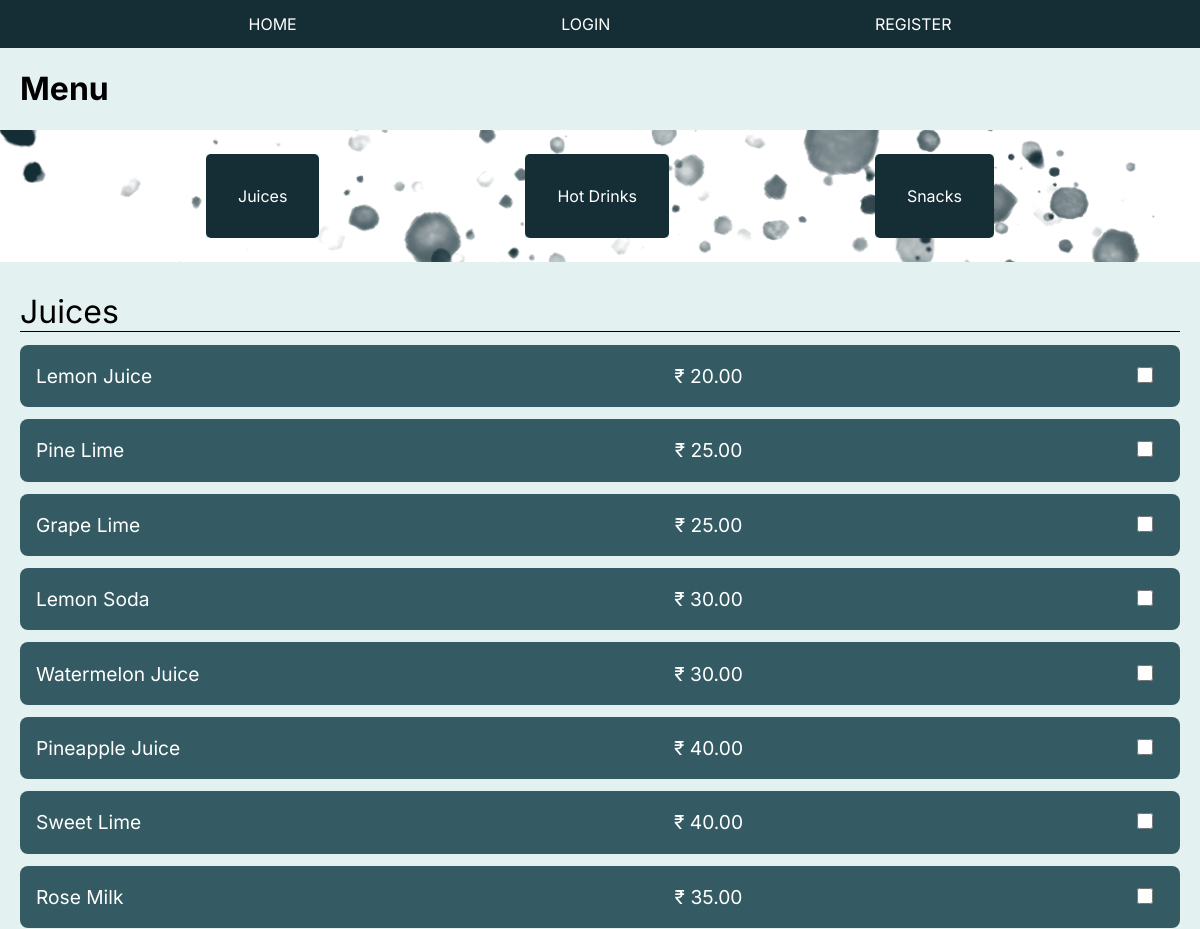
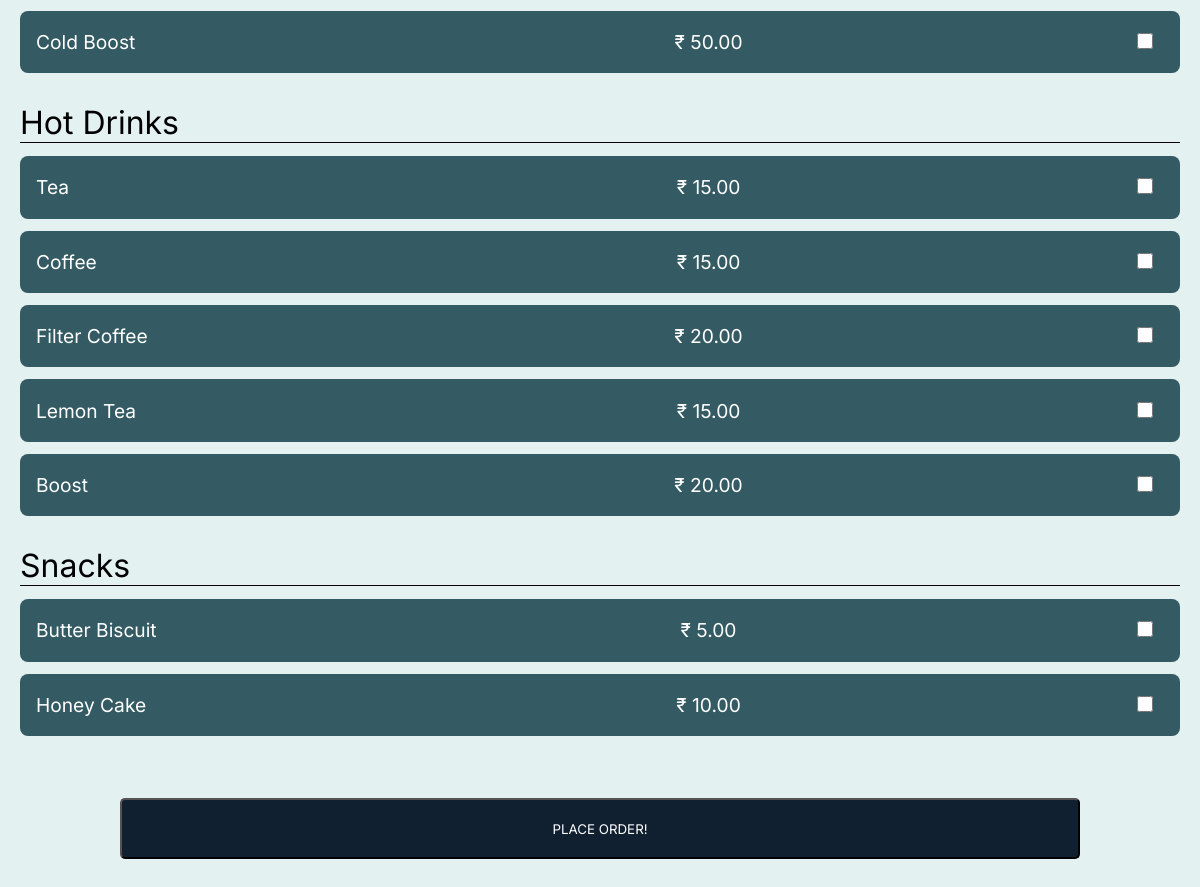
/order, run on the app's committed database (2 pictures, top to bottom).
### rishabs/models.py (models this page shows, shortened)
class MenuItem(models.Model):
    name = models.CharField(max_length=100)
    description = models.TextField()
    image = models.ImageField(upload_to='menu_images/')
    price = models.DecimalField(max_digits=5, decimal_places=2)
    category = models.ManyToManyField('Category', related_name='item')

### rishabs/views.py (the view, shortened to what this page needs)
# urls.py: path('order',views.order,name="order"),
def order(request):
    if request.method == "GET":
        juice = MenuItem.objects.filter(category__name__contains='juice')
        hot_drinks = MenuItem.objects.filter(category__name__contains='hot_drinks')
        snacks = MenuItem.objects.filter(category__name__contains='snacks')
        context = {
            'juice': juice,
            'hot_drinks': hot_drinks,
            'snacks': snacks,
        }
        return render(request, 'rishabs/order.html', context)

### rishabs/templates/rishabs/order.html (shortened to what this page needs)
{% extends 'rishabs/layout2.html' %}
{% block content %}
    <div>
        <form action="{% url 'order' %}" method="POST">
            <div class="main-body">
                <div class="header">
                    <div class="menu">
                        <h1>Menu</h1>
                    </div>
                    <div class="name">
                    </div>
                </div>
                <div class="design-bg">
                    <div class="options">
                        <a class="option_a" href="#juices">
                            <div class="option">
                                <p>Juices</p>
                            </div>
                        </a>
                        <a class="option_a" href="#hot">
                            <div class="option">
                                <p>Hot Drinks</p>
                            </div>
                        </a>
                        <a class="option_a" href="#snack">
                            <div class="option">
                                <p>Snacks</p>
                            </div>
                        </a>
                    </div>
                </div>
                <div class="head">
                    <div class="head-name" id="juices">Juices</div>
                    {% for jui in juice %}
                    <div class="items">
                        <div class="i-name">
                            <p >{{jui.name}}</p>
                        </div>
                        <div class="i-price">
                            <p >&#x20b9; {{jui.price}}</p>
                        </div>
                        <div class="i-check">
                            <input  type="checkbox" name="items[]" value="{{ jui.pk }}">
                        </div>
                    </div>
                    {% endfor %}
                    <div class="head-name" id="hot">Hot Drinks</div>
                    {% for hot in hot_drinks %}
                    <div class="items">
                        <div class="i-name">
                            <p >{{hot.name}}</p>
                        </div>
                        <div class="i-price">
                            <p >&#x20b9; {{hot.price}}</p>
                        </div>
                        <div class="i-check">
                            <input  type="checkbox" name="items[]" value="{{ hot.pk }}">
                        </div>
                    </div>
                    {% endfor %}
                    <div class="head-name" id="snack">Snacks</div>
                    {% for snack in snacks %}
                    <div class="items">
                        <div class="i-name">
                            <p >{{snack.name}}</p>
                        </div>
                        <div class="i-price">
                            <p >&#x20b9; {{snack.price}}</p>
                        </div>
                        <div class="i-check">
                            <input  type="checkbox" name="items[]" value="{{ snack.pk }}">
                        </div>
                    </div>
                    {% endfor %}
                </div>
            <div>
                <button class="button2" type="submit">PLACE ORDER!</button>
            </div>
        </form>
    </div>
{% endblock %}

### rishabs/static/css/new.css (style rules this page uses)
* { font-family: "Inter"; }
body { margin: 0px; background-color: #e4f1f1; }
.main-body { margin: 0px; padding: 0px; display: flex; flex-direction: column; justify-content: center; background-color: #e4f1f1; padding-bottom: 20px; text-align: center; }
.design-bg { background-image: url('../images/bg-pattern1.png'); background-size: cover; background-repeat: none; padding-block: 1.5rem; }
.header { padding-left: 0px; padding-right: 0px; display: flex; align-items: center; }
.menu { padding-left: 20px; text-align: left; }
.name { flex:1; text-align: right; padding-right: 20px; }
.options { display: flex; justify-content: space-evenly; }
.options > a { background-color: #e4f1f1; }
.option { background-color: #152D35; border-radius: 5px; padding-inline: 2rem; padding-block: 1rem; transition: all 0.3s; color: white; }
.head-name { text-align: left; margin-top: 30px; margin-bottom: 13px; margin-inline: 20px; font-size: 2em; border-bottom: 1px solid; }
.items { text-align: left; margin-top: 5px; margin-left: 20px; margin-right: 20px; display: flex; font-size: 1.2rem; justify-content: space-between; background-color: #345B63; margin-bottom: 12px; border-radius: 8px; transition: 0.3s; color: white; }
.i-name { padding-left: 1rem; width: 18rem; }
.i-check { padding-right: 1rem; align-self: center; }
.i-check > input { width: 2rem; height: 1rem; }
.i-price { padding-right: 2rem; }
.head { padding-bottom: 60px; }
.button2 { width: 80%; padding: 0.5rem; padding-block: 1.3rem; border-radius: 5px; background-color: #112031; color: white; margin-top: -10px; }
.option_a { text-decoration: none; background-color: black; color: black; }

### rishabs/static/css/rdash.css (style rules this page uses)
* { font-family: "Inter"; }

### data on the page
MenuItem: name "Lemon Juice", price "20.00"
MenuItem: name "Pine Lime", price "25.00"
MenuItem: name "Grape Lime", price "25.00"
MenuItem: name "Lemon Soda", price "30.00"
MenuItem: name "Watermelon Juice", price "30.00"
MenuItem: name "Pineapple Juice", price "40.00"
MenuItem: name "Sweet Lime", price "40.00"
MenuItem: name "Rose Milk", price "35.00"
MenuItem: name "Cold Boost", price "50.00"
MenuItem: name "Tea", price "15.00"
MenuItem: name "Coffee", price "15.00"
MenuItem: name "Filter Coffee", price "20.00"
MenuItem: name "Lemon Tea", price "15.00"
MenuItem: name "Boost", price "20.00"
MenuItem: name "Butter Biscuit", price "5.00"
MenuItem: name "Honey Cake", price "10.00"
